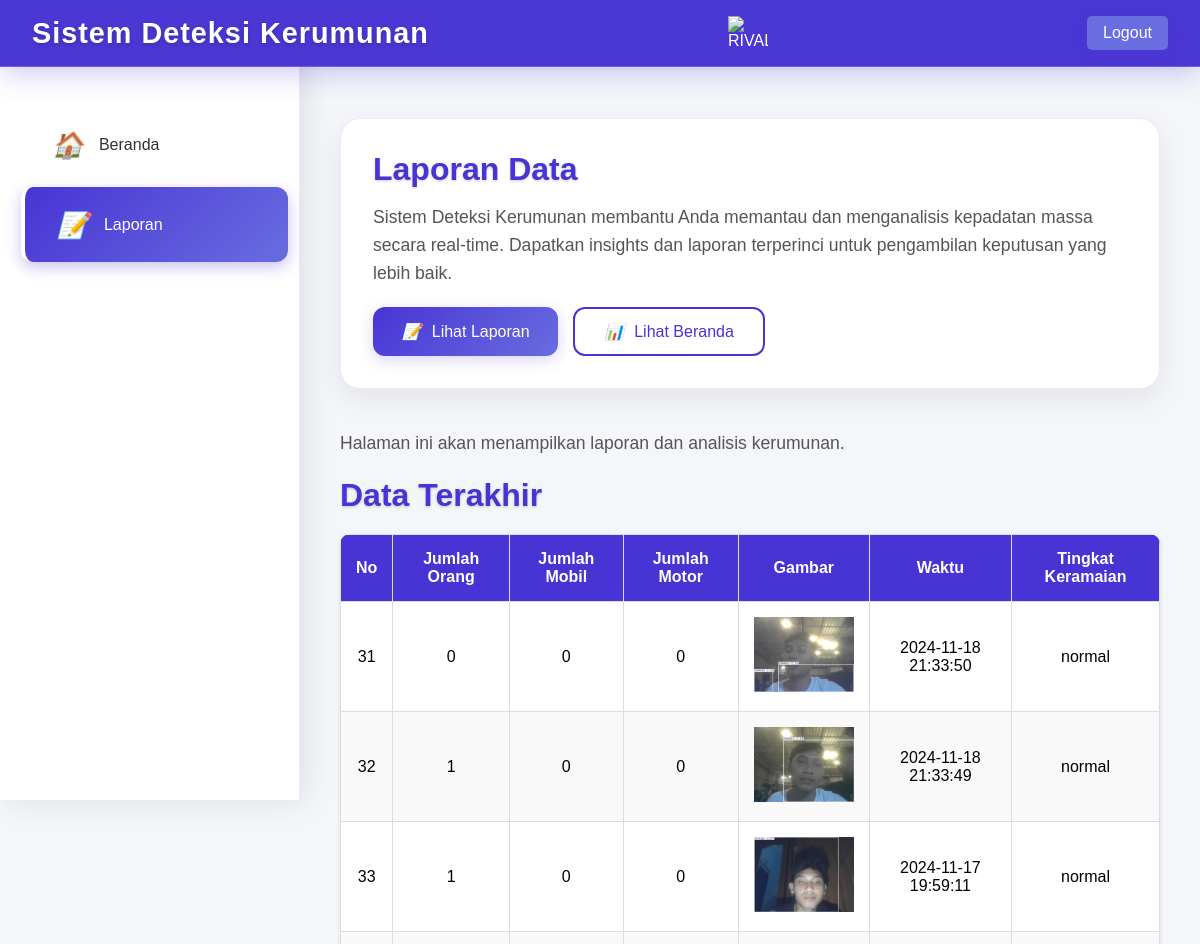
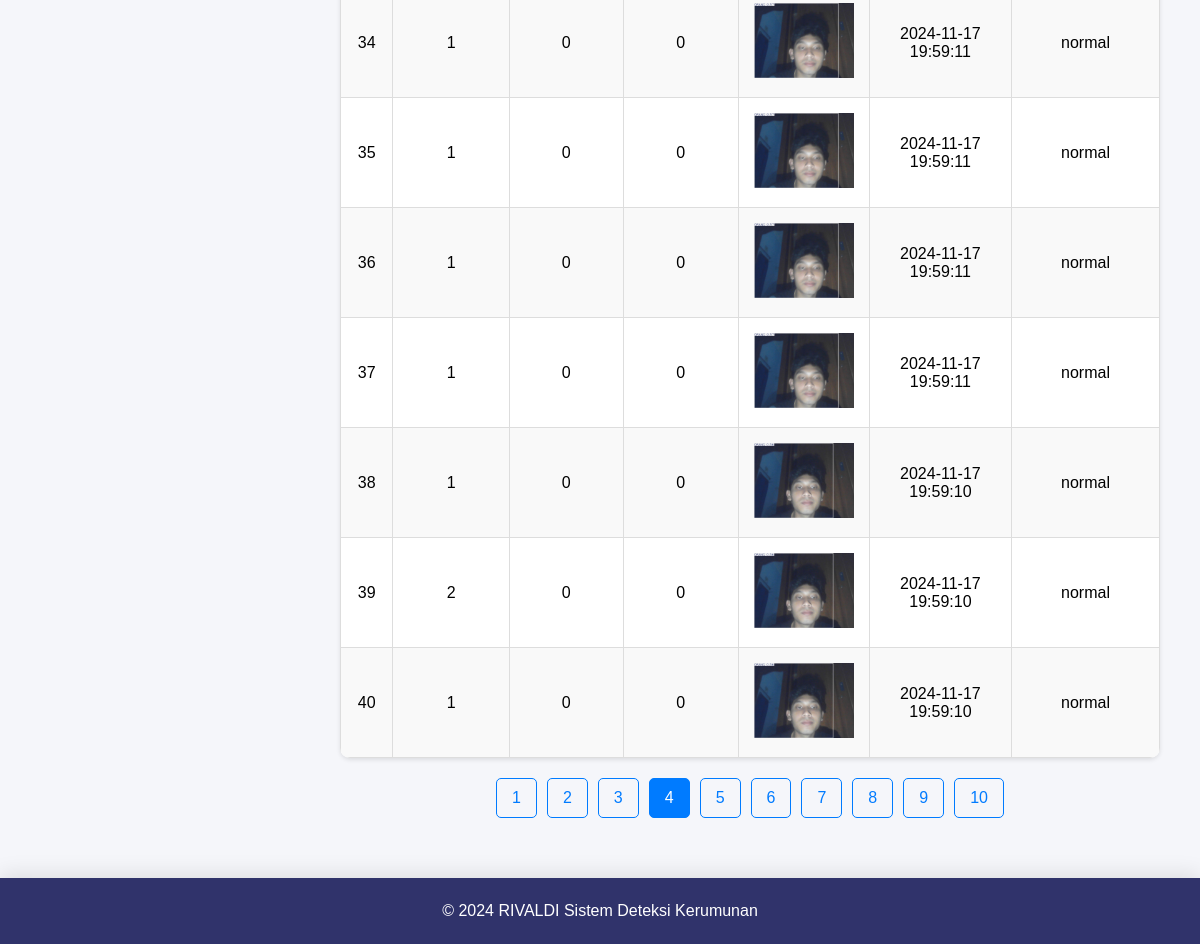
The page /laporan_user?page=4 (signed in) on the database its author committed (2 pictures, top to bottom).
### tables this page shows
CREATE TABLE deteksi (
                                    id INTEGER PRIMARY KEY AUTOINCREMENT,
                                    orang INTEGER,
                                    mobil INTEGER,
                                    motor INTEGER,
                                    gambar TEXT,
                                    waktu TEXT,
                                    tingkat_keramaian TEXT
                                );

### app1.py (the view)
@app.route('/laporan_user')
def laporan_user():
    if 'user_id' not in session:
        flash('Please log in to access this page.')
        return redirect(url_for('login'))
    try:
        per_page = 10  # Number of items per page
        current_page = int(request.args.get('page', 1))  # Get the current page from query parameter
        with sqlite3.connect(DATABASE) as conn:
            cursor = conn.cursor()
            cursor.execute("SELECT COUNT(*) FROM deteksi")  # Count total data
            total_data = cursor.fetchone()[0]
            total_pages = (total_data + per_page - 1) // per_page  # Calculate total pages
            offset = (current_page - 1) * per_page  # Calculate the offset for the current page
            cursor.execute(
                "SELECT * FROM deteksi ORDER BY id DESC LIMIT ? OFFSET ?",
                (per_page, offset)
            )
            data = cursor.fetchall()
            for i in range(len(data)):
                data[i] = list(data[i])  # Convert tuple to list
                data[i][4] = f"/static/img/{data[i][4].split('/')[-1]}"  # Update image path
            logging.info("Fetched detection data successfully.")
        start_number = (current_page - 1) * per_page + 1
    except Exception as e:
        logging.error(f"Error fetching detection data: {e}")
        flash('An error occurred while fetching data.')
        data = []
        total_pages = 0
        current_page = 1
        start_number = 1
    return render_template(
        'laporan_user.html',
        data=data,
        total_pages=total_pages,
        current_page=current_page,
        start_number=start_number  # Pass the starting number to the template
    ) # Render laporan_user.html for ma  hasiswa

### templates/laporan_user.html (shortened to what this page needs)
<!DOCTYPE html>
<html lang="id">
<head>
    <link href="https://cdnjs.cloudflare.com/ajax/libs/font-awesome/6.0.0-beta3/css/all.min.css" rel="stylesheet">
</head>
<body>
    <header class="header">
        <h1>
            Sistem Deteksi Kerumunan
        </h1>
        <img src="https://i.ibb.co/pxX3fB6/RIVALDI-removebg.png" alt="RIVALDI" class="gambar-kecil">
        <a href="{{ url_for('logout') }}" class="btn logout-btn">Logout</a>
    </header>
    <br>
    <nav class="sidebar">
        <br>
        <a href="{{ url_for('index') }}">
            <i>🏠</i>
            Beranda
        </a>
        <a href="{{ url_for('laporan_user') }}" class="active">
            <i>📝</i>
            Laporan
        </a>
    </nav>
    <main class="main-content">
        <div class="welcome-container">
            <div class="welcome-card">
                <h2>Laporan Data</h2>
                <p>Sistem Deteksi Kerumunan membantu Anda memantau dan menganalisis kepadatan massa secara real-time. Dapatkan insights dan laporan terperinci untuk pengambilan keputusan yang lebih baik.</p>
                <div class="btn-container">
                    <a href="{{ url_for('laporan_user') }}" class="btn" id="reloadButton">
                        <i>📝</i>
                        Lihat Laporan
                    </a>
                    <a href="{{ url_for('index') }}" class="btn outline">
                        <i>📊</i>
                        Lihat Beranda
                    </a>
                </div>
            </div>
        </div>
        <div>
        <main>
            <p>Halaman ini akan menampilkan laporan dan analisis kerumunan.</p>
            <h2>Data Terakhir</h2>
            <table>
                <thead>
                    <tr>
                        <th>No</th>
                        <th>Jumlah Orang</th>
                        <th>Jumlah Mobil</th>
                        <th>Jumlah Motor</th>
                        <th>Gambar</th>
                        <th>Waktu</th>
                        <th>Tingkat Keramaian</th>
                    </tr>
                </thead>
                <tbody id="data-table">
                    {% for entry in data %}
                    <tr>
                        <td>{{ start_number + loop.index - 1 }}</td>
                        <td>{{ entry[1] }}</td>
                        <td>{{ entry[2] }}</td>
                        <td>{{ entry[3] }}</td>
                        <td>
                            <img src="{{ entry[4] }}" alt="Foto" width="100">
                        </td>
                        <td>{{ entry[5] }}</td>
                        <td>{{ entry[6] }}</td>
                    </tr>
                    {% endfor %}
                </tbody>
            </table>
            <div class="pagination">
                {% for page in range(1, total_pages + 1) %}
                    <a href="?page={{ page }}" class="{% if page == current_page %}active{% endif %}">{{ page }}</a>
                {% endfor %}
            </div>
        </div>
        </main>
    <footer>
        © 2024 RIVALDI Sistem Deteksi Kerumunan
    </footer>
</body>
</html>

### templates/laporan_user.html (style rules this page uses)
:root { --primary: #4834d4; --secondary: #686de0; --accent: #30336b; --light: #f5f6fa; --text: #2d3436; --gradient: linear-gradient(135deg, #4834d4 0%, #686de0 100%); --glass: rgba(255, 255, 255, 0.1); --glass-border: rgba(255, 255, 255, 0.2); }
* { margin: 0; padding: 0; box-sizing: border-box; }
body { font-family: 'Poppins', sans-serif; background: var(--light); min-height: 100vh; display: flex; flex-direction: column; }
.header { display: flex; align-items: center; justify-content: space-between; background: rgba(72, 52, 212, 0.98); backdrop-filter: blur(10px); color: white; padding: 1rem 2rem; position: fixed; width: 100%; top: 0; z-index: 100; box-shadow: 0 4px 30px rgba(72, 52, 212, 0.3); border-bottom: 1px solid var(--glass-border); }
.header h1 { font-size: 1.8rem; font-weight: 600; letter-spacing: 1px; text-shadow: 0 2px 4px rgba(0,0,0,0.2); display: flex; align-items: center; gap: 10px; }
.header img.gambar-kecil { width: 40px; height: auto; }
.sidebar { background: rgba(255, 255, 255, 0.95); backdrop-filter: blur(10px); width: 300px; height: 100vh; position: fixed; left: 0; padding-top: 85px; transition: 0.4s ease; box-shadow: 4px 0 30px rgba(0,0,0,0.1); border-right: 1px solid rgba(72, 52, 212, 0.1); }
.sidebar a { color: var(--text); text-decoration: none; padding: 1.4rem 2rem; display: flex; align-items: center; gap: 15px; font-weight: 500; transition: all 0.3s ease; border-left: 4px solid transparent; margin: 0.3rem 1rem; border-radius: 12px; }
.sidebar a:hover, .sidebar a.active { background: var(--gradient); color: white; border-left: 4px solid white; transform: translateX(5px); box-shadow: 0 5px 15px rgba(72, 52, 212, 0.3); }
.sidebar a i { font-size: 1.6rem; transition: transform 0.3s ease; }
.main-content { margin-left: 300px; padding: 100px 40px 40px; animation: fadeIn 0.6s ease-out; }
.welcome-container { display: grid; grid-template-columns: repeat(auto-fit, minmax(300px, 1fr)); gap: 30px; margin-bottom: 40px; }
.welcome-card { background: white; border-radius: 20px; padding: 2rem; box-shadow: 0 10px 30px rgba(0,0,0,0.08); transition: 0.3s; border: 1px solid rgba(72, 52, 212, 0.1); }
.welcome-card h2 { color: var(--primary); font-size: 2rem; margin-bottom: 1rem; font-weight: 600; }
.welcome-card p { color: #666; line-height: 1.8; margin-bottom: 1.5rem; }
.btn-container { display: flex; gap: 15px; flex-wrap: wrap; }
.btn { padding: 0.8rem 1.8rem; background: var(--gradient); color: white; text-decoration: none; border-radius: 12px; transition: 0.3s; font-weight: 500; border: none; cursor: pointer; display: inline-flex; align-items: center; gap: 10px; box-shadow: 0 4px 15px rgba(72, 52, 212, 0.2); }
.btn.outline { background: transparent; border: 2px solid var(--primary); color: var(--primary); box-shadow: none; }
footer { background: var(--accent); color: white; text-align: center; padding: 1.5rem; margin-top: auto; box-shadow: 0 -4px 20px rgba(0,0,0,0.1); }
table { width: 100%; border-collapse: collapse; margin-top: 20px; background-color: white; box-shadow: 0 2px 4px rgba(0, 0, 0, 0.1); }
th, td { padding: 12px; text-align: center; border: 1px solid #ddd; }
th { background-color: #4285f4; color: white; }
tbody tr:nth-child(even) { background-color: #f9f9f9; }
tbody tr:nth-child(odd) { background-color: #ffffff; }
.main-content p { color: #555; font-size: 1.1rem; line-height: 1.6; margin-bottom: 20px; }
.main-content h2 { color: var(--primary); font-size: 2rem; margin-bottom: 15px; text-shadow: 0 1px 3px rgba(0, 0, 0, 0.2); }
table { border-radius: 10px; overflow: hidden; }
th, td { padding: 15px; text-align: center; }
th { background-color: var(--primary); color: white; font-weight: bold; }
.logout-btn { background: var(--secondary); color: white; padding: 0.5rem 1rem; border-radius: 5px; text-decoration: none; transition: background 0.3s; margin-left: 20px; }
.pagination { display: flex; justify-content: center; margin: 20px 0; }
.pagination a { padding: 10px 15px; margin: 0 5px; border: 1px solid #007bff; color: #007bff; text-decoration: none; border-radius: 5px; transition: background-color 0.3s, color 0.3s; }
.pagination a.active { background-color: #007bff; color: white; }

### rows shown on the page
deteksi: index "31", orang "0", mobil "0", motor "0", gambar (picture), waktu "2024-11-18 21:33:50", tingkat_keramaian "normal"
deteksi: index "32", orang "1", mobil "0", motor "0", gambar (picture), waktu "2024-11-18 21:33:49", tingkat_keramaian "normal"
deteksi: index "33", orang "1", mobil "0", motor "0", gambar (picture), waktu "2024-11-17 19:59:11", tingkat_keramaian "normal"
deteksi: index "34", orang "1", mobil "0", motor "0", gambar (picture), waktu "2024-11-17 19:59:11", tingkat_keramaian "normal"
deteksi: index "35", orang "1", mobil "0", motor "0", gambar (picture), waktu "2024-11-17 19:59:11", tingkat_keramaian "normal"
deteksi: index "36", orang "1", mobil "0", motor "0", gambar (picture), waktu "2024-11-17 19:59:11", tingkat_keramaian "normal"
deteksi: index "37", orang "1", mobil "0", motor "0", gambar (picture), waktu "2024-11-17 19:59:11", tingkat_keramaian "normal"
deteksi: index "38", orang "1", mobil "0", motor "0", gambar (picture), waktu "2024-11-17 19:59:10", tingkat_keramaian "normal"
deteksi: index "39", orang "2", mobil "0", motor "0", gambar (picture), waktu "2024-11-17 19:59:10", tingkat_keramaian "normal"
deteksi: index "40", orang "1", mobil "0", motor "0", gambar (picture), waktu "2024-11-17 19:59:10", tingkat_keramaian "normal"

### other values the page prints
{{ page }} "1" "2" "3" "4" "5" "6" "7" "8" "9" "10"
